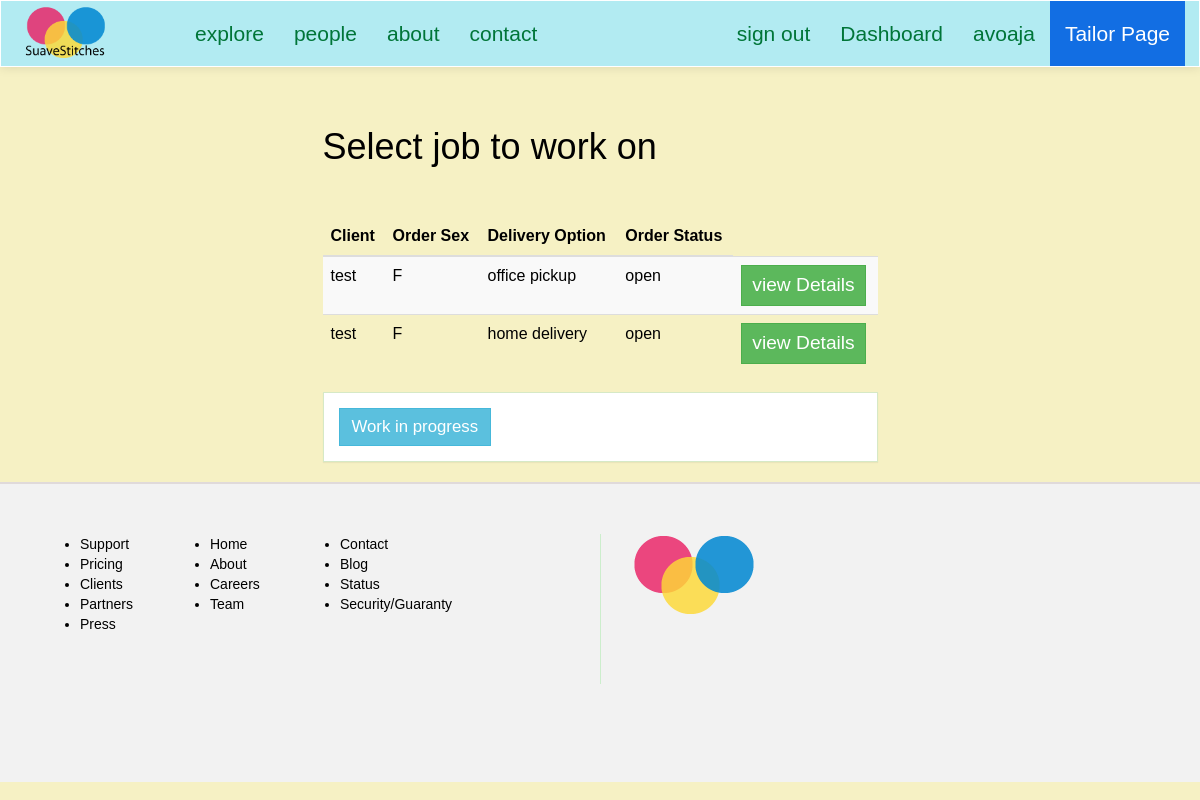
Before: /suave/tailor/dashboard (signed in) with the older database file.
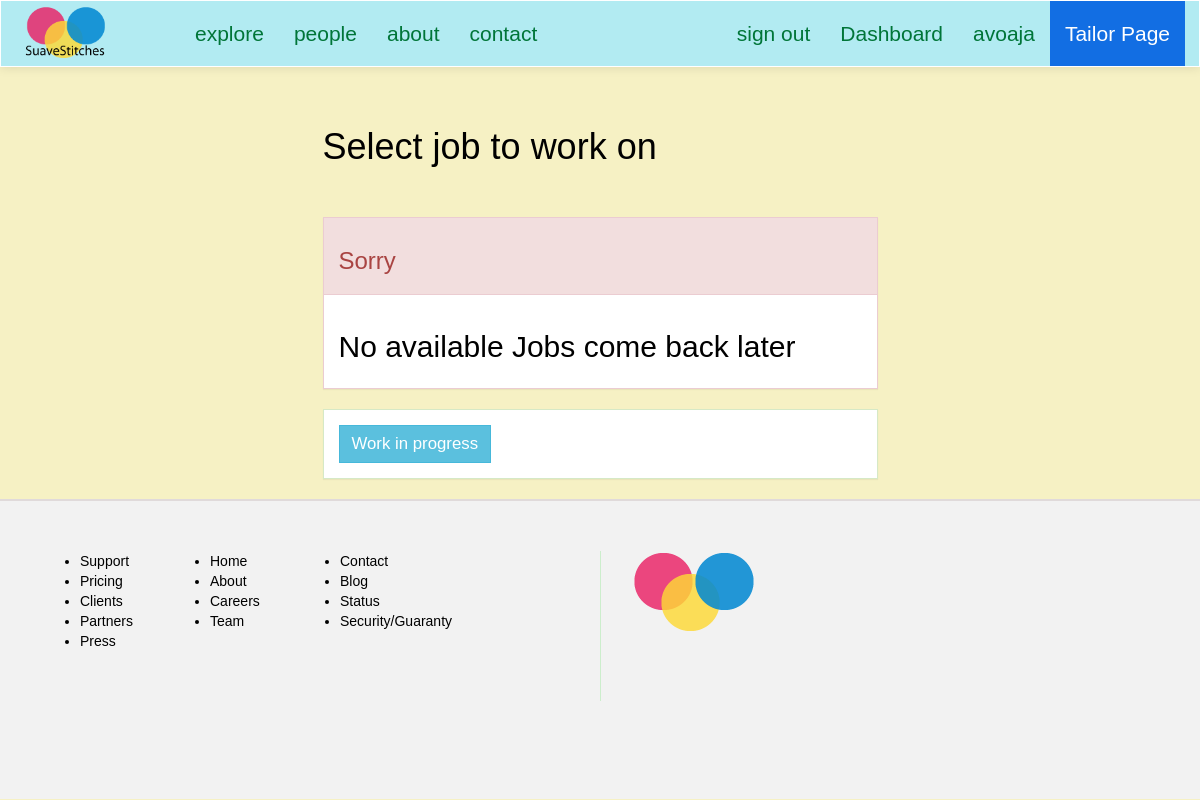
After: the same page with the newer database file.
### suave/models.py (models this page shows)
class Order(models.Model):
	client = models.ForeignKey(Client, null=True)
	size = models.ForeignKey(Size, null=True)
	tailor = models.ForeignKey(Tailor, null=True)
	fabric = models.ForeignKey(Fabric, null=True) #* change to foreign key with Fabric
	main_order_id = models.CharField(max_length=15, null=True)
	details = models.CharField(max_length=250, null=True) #*
	delivery_option = models.CharField(max_length=100, null=True)
	service_option = models.CharField(max_length=100, null=True)
	sex = models.CharField(max_length=2, default=' ')
	status = models.CharField(max_length=20, default='OPEN') #*
	cost = models.IntegerField(default=0000) # final cost of order

class Client(models.Model):
	FEMALE = 'F'
	MALE = 'M'
	SEX_CHOICE = (
		(FEMALE, 'F'),
		(MALE, 'M'),
	)
	user = models.OneToOneField(User)
	address = models.CharField(max_length=200, null=True)
	preference = models.CharField(max_length=40)
	sex = models.CharField(max_length=2, choices=SEX_CHOICE, default=" ")
	def __str__(self):
		return self.user.username

### suave/views.py (the view)
@login_required
def tailorDashboard(request):
	context = {}
	context['tailorPage'] = True
	orders = Order.objects.filter(status='OPEN')
	context['orders'] = orders
	return render(request, 'i/tailor/dashboard.html', context)

### suave/templates/i/tailor/dashboard.html (shortened to what this page needs)
{% extends "i/layout/base.html" %}
{% block main_section %}
<div class="col-lg-6 col-lg-offset-3"><br><br>
	<h1>Select job to work on</h1>
	<br><br>
	{% if orders %}
	<table class="table table-striped table-hover">
		<thead>
			<tr>
				<th>Client</th>
				<th>Order Sex</th>
				<th>Delivery Option</th>
				<th>Order Status</th>
			</tr>
		</thead>
		<tbody>
			{% for order in orders %}
			<tr>
				<td>{{ order.client }}</td>
				<td>{{ order.sex }}</td>
				<td>{{ order.delivery_option|lower }}</td>
				<td>{{ order.status|lower }}</td>
				<td><a href="{% url 'suave:tailorOrderDetails' order.main_order_id %}" class="btn btn-success btn-sm">view Details</a></td>
			</tr>
			{% endfor %}
		</tbody>
	</table>
	{% else %}
		<div class="panel panel-danger">
			<div class="panel-heading"><h3>Sorry</h3></div>
			<div class="panel-body">
				<h2>No available Jobs come back later</h2>
			</div>
		</div>
	{% endif %}
	<div class="dashboard-button-panel panel panel-body panel-success">
		<a href="" class="btn btn-success btn-info">Work in progress</a>
	</div>
</div>
{% endblock %}

Changed rows visible on the page:
removed Order: client "test", sex "F", delivery_option "office pickup", status "open"
removed Order: client "test", sex "F", delivery_option "home delivery", status "open"
Other visible differences:
text no longer shown: "Client Order Sex Delivery Option Order Status"
text now shown: "Sorry No available Jobs come back later"
